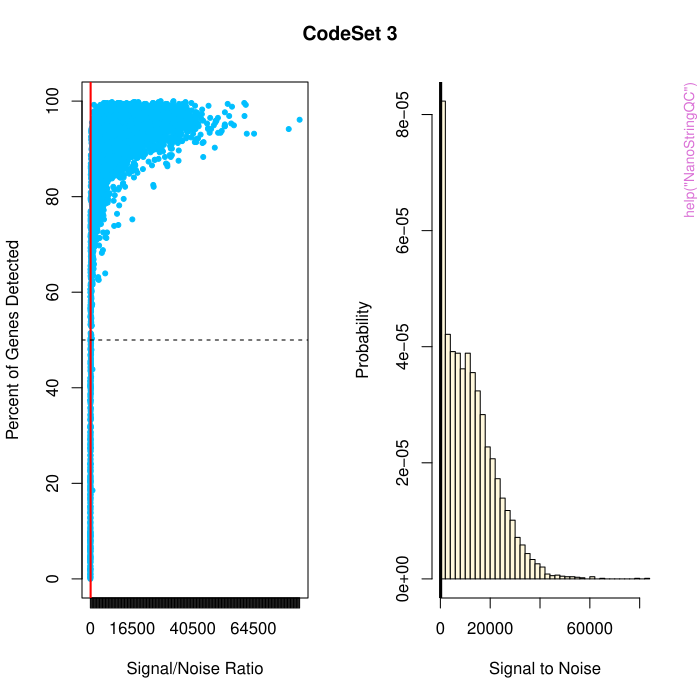

The R source for this figure:
pkgname <- "nanonstringr"
source(file.path(R.home("share"), "R", "examples-header.R"))
options(warn = 1)
base::assign(".ExTimings", "nanonstringr-Ex.timings", pos = 'CheckExEnv')
base::cat("name\tuser\tsystem\telapsed\n", file=base::get(".ExTimings", pos = 'CheckExEnv'))
base::assign(".format_ptime",
function(x) {
  if(!is.na(x[4L])) x[1L] <- x[1L] + x[4L]
  if(!is.na(x[5L])) x[2L] <- x[2L] + x[5L]
  options(OutDec = '.')
  format(x[1L:3L], digits = 7L)
},
pos = 'CheckExEnv')

### * </HEADER>
library('nanonstringr')

base::assign(".oldSearch", base::search(), pos = 'CheckExEnv')
cleanEx()
nameEx("HKnorm")
### * HKnorm

flush(stderr()); flush(stdout())

base::assign(".ptime", proc.time(), pos = "CheckExEnv")
### Name: HKnorm
### Title: Normalization to Housekeeping Genes (Single-Patient sample)
### Aliases: HKnorm

### ** Examples

library(NanoStringNorm)
data(NanoString)
NanoString.mRNA[NanoString.mRNA$Name %in%
c('Eef1a1','Gapdh','Hprt1','Ppia','Sdha'), 'Code.Class'] <- 'Housekeeping'

HKnorm(NanoString.mRNA)



base::assign(".dptime", (proc.time() - get(".ptime", pos = "CheckExEnv")), pos = "CheckExEnv")
base::cat("HKnorm", base::get(".format_ptime", pos = 'CheckExEnv')(get(".dptime", pos = "CheckExEnv")), "\n", file=base::get(".ExTimings", pos = 'CheckExEnv'), append=TRUE, sep="\t")
cleanEx()
nameEx("NanoStringQC")
### * NanoStringQC

flush(stderr()); flush(stdout())

base::assign(".ptime", proc.time(), pos = "CheckExEnv")
### Name: NanoStringQC
### Title: QC for NanoString Data
### Aliases: NanoStringQC

### ** Examples

# Load otta package for raw datasets and annotation matrix
library(otta)
data(rawOVCA2, rawPROT, rawOTTA, annot)

# Codeset 1, 2, 3 and annotations
cs1 <- rawOVCA2; cs2 <- rawPROT; cs3 <- rawOTTA; exp0 <- annot
exp0$geneRLF <- as.character(factor(exp0$geneRLF,
                     labels = c("HL1", "HL2", "HL3", "HuRef", "CS3", "mini", "CS1", "CS2")))

# Compute NanoString QC
exp.CS1 <- NanoStringQC(cs1, exp0[exp0$geneRLF == "CS1", ],
                        plots = FALSE, detect = 50, ttl = "CodeSet 1")
exp.CS2 <- NanoStringQC(cs2, exp0[exp0$geneRLF == "CS2", ],
                        plots = FALSE, sn = 100, ttl = "CodeSet 2")
exp.CS3 <- NanoStringQC(cs3, exp0[exp0$geneRLF == "CS3", ],
                        plots = TRUE, detect = 50, sn = 100, ttl = "CodeSet 3")



base::assign(".dptime", (proc.time() - get(".ptime", pos = "CheckExEnv")), pos = "CheckExEnv")
base::cat("NanoStringQC", base::get(".format_ptime", pos = 'CheckExEnv')(get(".dptime", pos = "CheckExEnv")), "\n", file=base::get(".ExTimings", pos = 'CheckExEnv'), append=TRUE, sep="\t")
cleanEx()
nameEx("ratioMethod")
### * ratioMethod

flush(stderr()); flush(stdout())

base::assign(".ptime", proc.time(), pos = "CheckExEnv")
### Name: ratioMethod
### Title: Ratio method for batch adjustment
### Aliases: ratioMethod

### ** Examples

set.seed(12)
A <- matrix(rnorm(120), ncol = 10)
B <- matrix(rnorm(80), ncol = 10)
C <- matrix(rnorm(50), ncol = 10)
ratioMethod(A, B, C)



base::assign(".dptime", (proc.time() - get(".ptime", pos = "CheckExEnv")), pos = "CheckExEnv")
base::cat("ratioMethod", base::get(".format_ptime", pos = 'CheckExEnv')(get(".dptime", pos = "CheckExEnv")), "\n", file=base::get(".ExTimings", pos = 'CheckExEnv'), append=TRUE, sep="\t")
### * <FOOTER>
###
options(digits = 7L)
base::cat("Time elapsed: ", proc.time() - base::get("ptime", pos = 'CheckExEnv'),"\n")
grDevices::dev.off()
###
### Local variables: ***
### mode: outline-minor ***
### outline-regexp: "\\(> \\)?### [*]+" ***
### End: ***
quit('no')
